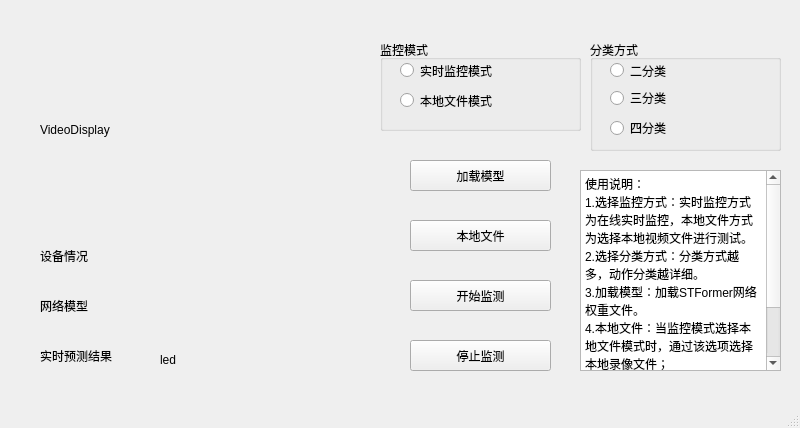
<?xml version="1.0" encoding="UTF-8"?>
<ui version="4.0">
 <class>UE_Surveillance</class>
 <widget class="QMainWindow" name="UE_Surveillance">
  <property name="geometry">
   <rect>
    <x>0</x>
    <y>0</y>
    <width>800</width>
    <height>428</height>
   </rect>
  </property>
  <property name="windowTitle">
   <string>UE监控预警</string>
  </property>
  <widget class="QWidget" name="centralwidget">
   <widget class="QPushButton" name="Start">
    <property name="geometry">
     <rect>
      <x>410</x>
      <y>280</y>
      <width>141</width>
      <height>31</height>
     </rect>
    </property>
    <property name="text">
     <string>开始监测</string>
    </property>
   </widget>
   <widget class="QPushButton" name="Stop">
    <property name="geometry">
     <rect>
      <x>410</x>
      <y>340</y>
      <width>141</width>
      <height>31</height>
     </rect>
    </property>
    <property name="text">
     <string>停止监测</string>
    </property>
   </widget>
   <widget class="QLabel" name="VideoDisplay">
    <property name="geometry">
     <rect>
      <x>40</x>
      <y>40</y>
      <width>320</width>
      <height>180</height>
     </rect>
    </property>
    <property name="text">
     <string>VideoDisplay</string>
    </property>
   </widget>
   <widget class="QGroupBox" name="groupBox_type">
    <property name="geometry">
     <rect>
      <x>380</x>
      <y>40</y>
      <width>201</width>
      <height>91</height>
     </rect>
    </property>
    <property name="title">
     <string>监控模式</string>
    </property>
    <widget class="QRadioButton" name="real_time">
     <property name="geometry">
      <rect>
       <x>20</x>
       <y>20</y>
       <width>181</width>
       <height>21</height>
      </rect>
     </property>
     <property name="text">
      <string>实时监控模式</string>
     </property>
    </widget>
    <widget class="QRadioButton" name="local_file">
     <property name="geometry">
      <rect>
       <x>20</x>
       <y>50</y>
       <width>161</width>
       <height>21</height>
      </rect>
     </property>
     <property name="text">
      <string>本地文件模式</string>
     </property>
    </widget>
   </widget>
   <widget class="QPushButton" name="load_model">
    <property name="geometry">
     <rect>
      <x>410</x>
      <y>160</y>
      <width>141</width>
      <height>31</height>
     </rect>
    </property>
    <property name="text">
     <string>加载模型</string>
    </property>
   </widget>
   <widget class="QPushButton" name="load_file">
    <property name="geometry">
     <rect>
      <x>410</x>
      <y>220</y>
      <width>141</width>
      <height>31</height>
     </rect>
    </property>
    <property name="text">
     <string>本地文件</string>
    </property>
   </widget>
   <widget class="QLabel" name="result">
    <property name="geometry">
     <rect>
      <x>40</x>
      <y>340</y>
      <width>101</width>
      <height>31</height>
     </rect>
    </property>
    <property name="text">
     <string>实时预测结果</string>
    </property>
   </widget>
   <widget class="QGroupBox" name="groupBox_classification">
    <property name="geometry">
     <rect>
      <x>590</x>
      <y>40</y>
      <width>191</width>
      <height>111</height>
     </rect>
    </property>
    <property name="title">
     <string>分类方式</string>
    </property>
    <widget class="QRadioButton" name="two_class">
     <property name="geometry">
      <rect>
       <x>20</x>
       <y>20</y>
       <width>151</width>
       <height>21</height>
      </rect>
     </property>
     <property name="text">
      <string>二分类</string>
     </property>
    </widget>
    <widget class="QRadioButton" name="three_class">
     <property name="geometry">
      <rect>
       <x>20</x>
       <y>50</y>
       <width>151</width>
       <height>16</height>
      </rect>
     </property>
     <property name="text">
      <string>三分类</string>
     </property>
    </widget>
    <widget class="QRadioButton" name="four_class">
     <property name="geometry">
      <rect>
       <x>20</x>
       <y>80</y>
       <width>171</width>
       <height>16</height>
      </rect>
     </property>
     <property name="text">
      <string>四分类</string>
     </property>
    </widget>
   </widget>
   <widget class="QLabel" name="model">
    <property name="geometry">
     <rect>
      <x>40</x>
      <y>290</y>
      <width>411</width>
      <height>31</height>
     </rect>
    </property>
    <property name="text">
     <string>网络模型</string>
    </property>
   </widget>
   <widget class="QLabel" name="device">
    <property name="geometry">
     <rect>
      <x>40</x>
      <y>240</y>
      <width>411</width>
      <height>31</height>
     </rect>
    </property>
    <property name="text">
     <string>设备情况</string>
    </property>
   </widget>
   <widget class="QTextBrowser" name="textBrowser">
    <property name="geometry">
     <rect>
      <x>580</x>
      <y>170</y>
      <width>201</width>
      <height>201</height>
     </rect>
    </property>
    <property name="html">
     <string>&lt;!DOCTYPE HTML PUBLIC &quot;-//W3C//DTD HTML 4.0//EN&quot; &quot;http://www.w3.org/TR/REC-html40/strict.dtd&quot;&gt;
&lt;html&gt;&lt;head&gt;&lt;meta name=&quot;qrichtext&quot; content=&quot;1&quot; /&gt;&lt;style type=&quot;text/css&quot;&gt;
p, li { white-space: pre-wrap; }
&lt;/style&gt;&lt;/head&gt;&lt;body style=&quot; font-family:'SimSun'; font-size:9pt; font-weight:400; font-style:normal;&quot;&gt;
&lt;p style=&quot; margin-top:0px; margin-bottom:0px; margin-left:0px; margin-right:0px; -qt-block-indent:0; text-indent:0px;&quot;&gt;使用说明：&lt;/p&gt;
&lt;p style=&quot; margin-top:0px; margin-bottom:0px; margin-left:0px; margin-right:0px; -qt-block-indent:0; text-indent:0px;&quot;&gt;1.选择监控方式：实时监控方式为在线实时监控，本地文件方式为选择本地视频文件进行测试。&lt;/p&gt;
&lt;p style=&quot; margin-top:0px; margin-bottom:0px; margin-left:0px; margin-right:0px; -qt-block-indent:0; text-indent:0px;&quot;&gt;2.选择分类方式：分类方式越多，动作分类越详细。&lt;/p&gt;
&lt;p style=&quot; margin-top:0px; margin-bottom:0px; margin-left:0px; margin-right:0px; -qt-block-indent:0; text-indent:0px;&quot;&gt;3.加载模型：加载STFormer网络权重文件。&lt;/p&gt;
&lt;p style=&quot; margin-top:0px; margin-bottom:0px; margin-left:0px; margin-right:0px; -qt-block-indent:0; text-indent:0px;&quot;&gt;4.本地文件：当监控模式选择本地文件模式时，通过该选项选择本地录像文件；&lt;/p&gt;
&lt;p style=&quot; margin-top:0px; margin-bottom:0px; margin-left:0px; margin-right:0px; -qt-block-indent:0; text-indent:0px;&quot;&gt;5.开始监测：启动UEX监控预警测试。&lt;/p&gt;
&lt;p style=&quot; margin-top:0px; margin-bottom:0px; margin-left:0px; margin-right:0px; -qt-block-indent:0; text-indent:0px;&quot;&gt;6.停止监测：停止UEX监控预警测试。&lt;/p&gt;&lt;/body&gt;&lt;/html&gt;</string>
    </property>
   </widget>
   <widget class="QLabel" name="led">
    <property name="geometry">
     <rect>
      <x>160</x>
      <y>350</y>
      <width>20</width>
      <height>20</height>
     </rect>
    </property>
    <property name="text">
     <string>led</string>
    </property>
   </widget>
  </widget>
  <widget class="QMenuBar" name="menubar">
   <property name="geometry">
    <rect>
     <x>0</x>
     <y>0</y>
     <width>800</width>
     <height>23</height>
    </rect>
   </property>
  </widget>
  <widget class="QStatusBar" name="statusbar"/>
 </widget>
 <resources/>
 <connections/>
</ui>
